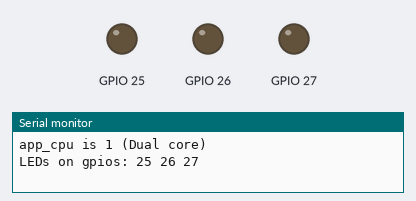
The sketch below on a simulated ESP32. Parts: output pins drawn as LEDs (lit = HIGH), the last lines printed to the serial monitor.

Above: at 0.6 s.
At 7.8 s:
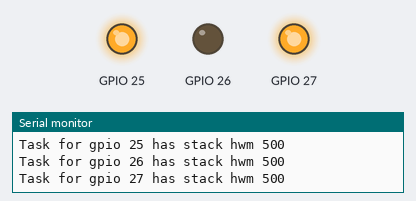
At 15.1 s:
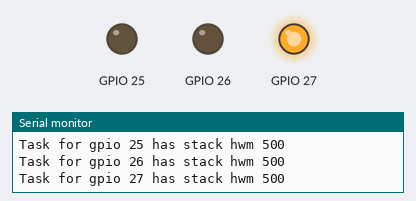
At 24.0 s:
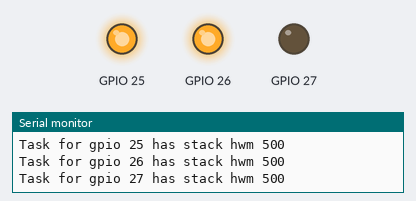
At 33.1 s:
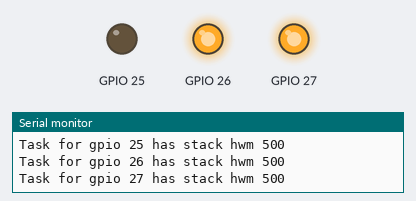
At 35.3 s:
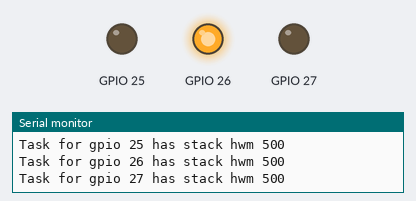
Timing chart, 0 to 40.0 s (numbered marks = the images above):
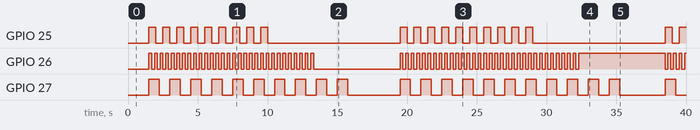

The sketch:

week1-4.ino
```cpp
#define LED1 25
#define LED2 26
#define LED3 27

struct s_led {
  byte gpio;
  byte state;
  unsigned napms;
  TaskHandle_t taskh;
};

static s_led leds[3] = {
  { LED1, 0, 500, 0 },
  { LED2, 0, 200, 0 },
  { LED3, 0, 750, 0 }
};

static void led_task_func(void *argp) {
  s_led *ledp = (s_led *)argp;
  unsigned stack_hwm = 0, temp;

  delay(1000);

  for (;;) {
    digitalWrite(ledp->gpio, ledp->state ^= 1);
    temp = uxTaskGetStackHighWaterMark(nullptr);
    if (!stack_hwm || temp < stack_hwm) {
      stack_hwm = temp;
      printf("Task for gpio %d has stack hwm %u\n",
             ledp->gpio, stack_hwm);
    }
    delay(ledp->napms);
  }
}

void setup() {
  int app_cpu = 0;

  delay(500);

  app_cpu = xPortGetCoreID();
  printf("app_cpu is %d (%s core)\n",
         app_cpu,
         app_cpu > 0 ? "Dual" : "Single");

  printf("LEDs on gpios: ");
  for (auto &led : leds) {
    pinMode(led.gpio, OUTPUT);
    digitalWrite(led.gpio, LOW);
    xTaskCreatePinnedToCore(
      led_task_func,
      "led_task",
      2048,
      &led,
      1,
      &led.taskh,
      app_cpu);
    printf("%d ", led.gpio);
  }
  putchar('\n');
}


void loop() {

  delay(10000);

  vTaskSuspend(leds[0].taskh);

  delay(3000);

  vTaskSuspend(leds[1].taskh);

  delay(3000);

  vTaskSuspend(leds[2].taskh);

  delay(3000);

  vTaskResume(leds[0].taskh);
  vTaskResume(leds[1].taskh);
  vTaskResume(leds[2].taskh);

}
```

Measured:
- by itself, GPIO 25: LOW → HIGH at 1.5 s, → LOW 0.50 s later, → HIGH 0.50 s later, → LOW 0.50 s later, … (41 changes in this stretch)
- by itself, GPIO 26: LOW → HIGH at 1.5 s, → LOW 0.20 s later, → HIGH 0.20 s later, → LOW 0.20 s later, … (133 changes in this stretch)
- by itself, GPIO 27: LOW → HIGH at 1.5 s, → LOW 0.75 s later, → HIGH 0.75 s later, → LOW 0.75 s later, … (44 changes in this stretch)
